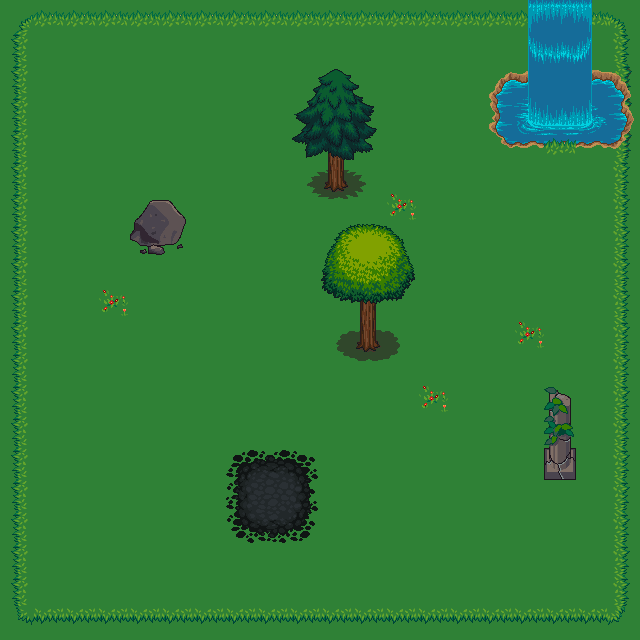

This is a level from a 2D game, rendered from its Tiled map with the project's own tilesets. A one-line summary and the complete map file follow:
An orthogonal 20x20 tile map with 32x32 px tiles, 7 tile layers (bg, dessus, dessus 2, devant, ...).

<map version="1.4" tiledversion="1.4.2" orientation="orthogonal" renderorder="right-down" width="20" height="20" tilewidth="32" tileheight="32" infinite="0" nextlayerid="9" nextobjectid="1">
 <tileset firstgid="1" source="Tileset/terrain_atlas.tsx" />
 <layer id="1" name="bg" width="20" height="20">
  <data encoding="csv">
119,119,119,119,119,119,119,119,119,119,119,119,119,119,119,119,119,119,119,119,
119,119,119,119,119,119,119,119,119,119,119,119,119,119,119,119,119,119,119,119,
119,119,119,119,119,119,119,119,119,119,119,119,119,119,119,119,119,119,119,119,
119,119,119,119,119,119,119,119,119,119,119,119,119,119,119,119,119,119,119,119,
119,119,119,119,119,119,119,119,119,119,119,119,119,119,119,119,119,119,119,119,
119,119,119,119,119,119,119,119,119,119,119,119,119,119,119,119,119,119,119,119,
119,119,119,119,119,119,119,119,119,119,119,119,119,119,119,119,119,119,119,119,
119,119,119,119,119,119,119,119,119,119,119,119,119,119,119,119,119,119,119,119,
119,119,119,119,119,119,119,119,119,119,119,119,119,119,119,119,119,119,119,119,
119,119,119,119,119,119,119,119,119,119,119,119,119,119,119,119,119,119,119,119,
119,119,119,119,119,119,119,119,119,119,119,119,119,119,119,119,119,119,119,119,
119,119,119,119,119,119,119,119,119,119,119,119,119,119,119,119,119,119,119,119,
119,119,119,119,119,119,119,119,119,119,119,119,119,119,119,119,119,119,119,119,
119,119,119,119,119,119,119,119,119,119,119,119,119,119,119,119,119,119,119,119,
119,119,119,119,119,119,119,119,119,119,119,119,119,119,119,119,119,119,119,119,
119,119,119,119,119,119,119,119,119,119,119,119,119,119,119,119,119,119,119,119,
119,119,119,119,119,119,119,119,119,119,119,119,119,119,119,119,119,119,119,119,
119,119,119,119,119,119,119,119,119,119,119,119,119,119,119,119,119,119,119,119,
119,119,119,119,119,119,119,119,119,119,119,119,119,119,119,119,119,119,119,119,
119,119,119,119,119,119,119,119,119,119,119,119,119,119,119,119,119,119,119,119
</data>
 </layer>
 <layer id="2" name="dessus" width="20" height="20">
  <data encoding="csv">
278,279,279,279,279,279,279,279,279,279,279,279,279,279,279,279,279,279,279,280,
310,0,0,0,0,0,0,0,0,0,0,0,0,0,0,0,0,0,0,312,
310,0,0,0,0,0,0,0,0,0,0,0,0,0,0,0,0,0,0,120,
310,0,0,0,0,0,0,0,0,0,0,0,0,0,0,0,0,0,0,120,
310,0,0,0,0,0,0,0,0,0,0,0,0,0,0,0,0,424,0,120,
310,0,0,0,0,0,0,0,0,637,0,639,0,0,0,0,0,0,0,312,
310,0,0,0,0,0,0,0,0,669,670,671,374,0,0,0,0,0,0,312,
310,0,0,0,0,0,0,0,0,0,0,0,0,0,0,0,0,0,0,312,
310,0,0,0,0,0,0,0,0,0,0,0,0,0,0,0,0,0,0,312,
310,0,0,374,0,0,0,0,0,0,0,0,0,0,0,0,0,0,0,312,
310,0,0,0,0,0,0,0,0,0,634,0,636,0,0,0,374,0,0,312,
310,0,0,0,0,0,0,0,0,0,666,667,668,0,0,0,0,0,0,312,
310,0,0,0,0,0,0,0,0,0,0,0,0,374,0,0,0,0,0,312,
310,0,0,0,0,0,0,0,0,0,0,0,0,0,0,0,0,0,0,312,
310,0,0,0,0,0,0,275,276,277,0,0,0,0,0,0,0,0,0,312,
310,0,0,0,0,0,0,307,308,309,0,0,0,0,0,0,0,0,0,312,
310,0,0,0,0,0,0,339,340,341,0,0,0,0,0,0,0,0,0,312,
310,0,0,0,0,0,0,0,0,0,0,0,0,0,0,0,0,0,0,312,
310,0,0,0,0,0,0,0,0,0,0,0,0,0,0,0,0,0,0,312,
342,343,343,343,343,343,343,343,343,343,343,343,343,343,343,343,343,343,343,344
</data>
 </layer>
 <layer id="8" name="dessus 2" width="20" height="20">
  <data encoding="csv">
0,0,0,0,0,0,0,0,0,0,0,0,0,0,0,0,0,0,0,0,
0,0,0,0,0,0,0,0,0,0,0,0,0,0,0,0,0,0,0,0,
0,0,0,0,0,0,0,0,0,0,0,0,0,0,0,0,0,0,0,0,
0,0,0,0,0,0,0,0,0,0,0,0,0,0,0,0,0,0,0,0,
0,0,0,0,0,0,0,0,0,0,0,0,0,0,0,0,0,535,0,0,
0,0,0,0,0,0,0,0,0,0,0,0,0,0,0,0,0,0,0,0,
0,0,0,0,0,0,0,0,0,0,0,0,0,0,0,0,0,0,0,0,
0,0,0,0,0,0,0,0,0,0,0,0,0,0,0,0,0,0,0,0,
0,0,0,0,0,0,0,0,0,0,0,0,0,0,0,0,0,0,0,0,
0,0,0,0,0,0,0,0,0,0,0,0,0,0,0,0,0,0,0,0,
0,0,0,0,0,0,0,0,0,0,0,0,0,0,0,0,0,0,0,0,
0,0,0,0,0,0,0,0,0,0,0,0,0,0,0,0,0,0,0,0,
0,0,0,0,0,0,0,0,0,0,0,0,0,0,0,0,0,0,0,0,
0,0,0,0,0,0,0,0,0,0,0,0,0,0,0,0,0,0,0,0,
0,0,0,0,0,0,0,0,0,0,0,0,0,0,0,0,0,0,0,0,
0,0,0,0,0,0,0,0,0,0,0,0,0,0,0,0,0,0,0,0,
0,0,0,0,0,0,0,0,0,0,0,0,0,0,0,0,0,0,0,0,
0,0,0,0,0,0,0,0,0,0,0,0,0,0,0,0,0,0,0,0,
0,0,0,0,0,0,0,0,0,0,0,0,0,0,0,0,0,0,0,0,
0,0,0,0,0,0,0,0,0,0,0,0,0,0,0,0,0,0,0,0
</data>
 </layer>
 <layer id="3" name="devant" width="20" height="20">
  <data encoding="csv">
0,0,0,0,0,0,0,0,0,0,0,0,0,0,0,0,0,0,0,0,
0,0,0,0,0,0,0,0,0,0,0,0,0,0,0,0,0,0,0,0,
0,0,0,0,0,0,0,0,0,0,0,0,0,0,0,362,363,363,363,364,
0,0,0,0,0,0,0,0,0,0,0,0,0,0,0,394,566,0,567,396,
0,0,0,0,0,0,0,0,0,0,0,0,0,0,0,426,427,0,427,428,
0,0,0,0,0,0,0,0,0,0,638,0,0,0,0,0,0,0,0,0,
0,0,0,0,0,0,0,0,0,0,0,0,0,0,0,0,0,0,0,0,
0,0,0,0,435,436,0,0,0,0,0,0,0,0,0,0,0,0,0,0,
0,0,0,0,0,0,0,0,0,0,0,0,0,0,0,0,0,0,0,0,
0,0,0,0,0,0,0,0,0,0,0,0,0,0,0,0,0,0,0,0,
0,0,0,0,0,0,0,0,0,0,0,635,0,0,0,0,0,0,0,0,
0,0,0,0,0,0,0,0,0,0,0,0,0,0,0,0,0,0,0,0,
0,0,0,0,0,0,0,0,0,0,0,0,0,0,0,0,0,0,0,0,
0,0,0,0,0,0,0,0,0,0,0,0,0,0,0,0,0,0,0,0,
0,0,0,0,0,0,0,0,0,0,0,0,0,0,0,0,0,564,0,0,
0,0,0,0,0,0,0,0,0,0,0,0,0,0,0,0,0,0,0,0,
0,0,0,0,0,0,0,0,0,0,0,0,0,0,0,0,0,0,0,0,
0,0,0,0,0,0,0,0,0,0,0,0,0,0,0,0,0,0,0,0,
0,0,0,0,0,0,0,0,0,0,0,0,0,0,0,0,0,0,0,0,
0,0,0,0,0,0,0,0,0,0,0,0,0,0,0,0,0,0,0,0
</data>
 </layer>
 <layer id="6" name="devant 2" width="20" height="20">
  <data encoding="csv">
0,0,0,0,0,0,0,0,0,0,0,0,0,0,0,0,0,0,0,0,
0,0,0,0,0,0,0,0,0,0,0,0,0,0,0,0,0,0,0,0,
0,0,0,0,0,0,0,0,0,0,0,0,0,0,0,0,470,0,472,0,
0,0,0,0,0,0,0,0,0,0,0,0,0,0,0,0,502,0,504,0,
0,0,0,0,0,0,0,0,0,0,0,0,0,0,0,0,534,0,536,0,
0,0,0,0,0,0,0,0,0,0,0,0,0,0,0,0,0,0,0,0,
0,0,0,0,0,0,0,0,0,0,0,0,0,0,0,0,0,0,0,0,
0,0,0,0,0,0,0,0,0,0,0,0,0,0,0,0,0,0,0,0,
0,0,0,0,0,0,0,0,0,0,0,0,0,0,0,0,0,0,0,0,
0,0,0,0,0,0,0,0,0,0,0,0,0,0,0,0,0,0,0,0,
0,0,0,0,0,0,0,0,0,0,0,0,0,0,0,0,0,0,0,0,
0,0,0,0,0,0,0,0,0,0,0,0,0,0,0,0,0,0,0,0,
0,0,0,0,0,0,0,0,0,0,0,0,0,0,0,0,0,0,0,0,
0,0,0,0,0,0,0,0,0,0,0,0,0,0,0,0,0,0,0,0,
0,0,0,0,0,0,0,0,0,0,0,0,0,0,0,0,0,0,0,0,
0,0,0,0,0,0,0,0,0,0,0,0,0,0,0,0,0,0,0,0,
0,0,0,0,0,0,0,0,0,0,0,0,0,0,0,0,0,0,0,0,
0,0,0,0,0,0,0,0,0,0,0,0,0,0,0,0,0,0,0,0,
0,0,0,0,0,0,0,0,0,0,0,0,0,0,0,0,0,0,0,0,
0,0,0,0,0,0,0,0,0,0,0,0,0,0,0,0,0,0,0,0
</data>
 </layer>
 <layer id="4" name="derriere" width="20" height="20">
  <data encoding="csv">
0,0,0,0,0,0,0,0,0,0,0,0,0,0,0,0,406,407,408,0,
0,0,0,0,0,0,0,0,0,0,0,0,0,0,0,0,438,439,440,0,
0,0,0,0,0,0,0,0,0,0,0,0,0,0,0,0,0,471,0,0,
0,0,0,0,0,0,0,0,0,0,0,0,0,0,0,0,0,503,0,0,
0,0,0,0,0,0,0,0,0,0,601,0,0,0,0,0,0,0,0,0,
0,0,0,0,0,0,0,0,0,0,0,0,0,0,0,0,0,0,0,0,
0,0,0,0,403,404,0,0,0,0,0,0,0,0,0,0,0,0,0,0,
0,0,0,0,0,0,0,0,0,0,0,0,0,0,0,0,0,0,0,0,
0,0,0,0,0,0,0,0,0,0,0,0,0,0,0,0,0,0,0,0,
0,0,0,0,0,0,0,0,0,0,0,601,0,0,0,0,0,0,0,0,
0,0,0,0,0,0,0,0,0,0,0,0,0,0,0,0,0,0,0,0,
0,0,0,0,0,0,0,0,0,0,0,0,0,0,0,0,0,0,0,0,
0,0,0,0,0,0,0,0,0,0,0,0,0,0,0,0,0,405,0,0,
0,0,0,0,0,0,0,0,0,0,0,0,0,0,0,0,0,437,0,0,
0,0,0,0,0,0,0,0,0,0,0,0,0,0,0,0,0,0,0,0,
0,0,0,0,0,0,0,0,0,0,0,0,0,0,0,0,0,0,0,0,
0,0,0,0,0,0,0,0,0,0,0,0,0,0,0,0,0,0,0,0,
0,0,0,0,0,0,0,0,0,0,0,0,0,0,0,0,0,0,0,0,
0,0,0,0,0,0,0,0,0,0,0,0,0,0,0,0,0,0,0,0,
0,0,0,0,0,0,0,0,0,0,0,0,0,0,0,0,0,0,0,0
</data>
 </layer>
 <layer id="5" name="derriere 2" width="20" height="20">
  <data encoding="csv">
0,0,0,0,0,0,0,0,0,0,0,0,0,0,0,0,0,0,0,0,
0,0,0,0,0,0,0,0,0,0,0,0,0,0,0,0,0,0,0,0,
0,0,0,0,0,0,0,0,0,505,506,507,0,0,0,0,0,0,0,0,
0,0,0,0,0,0,0,0,0,537,538,539,0,0,0,0,0,0,0,0,
0,0,0,0,0,0,0,0,0,569,570,571,0,0,0,0,0,0,0,0,
0,0,0,0,0,0,0,0,0,0,0,0,0,0,0,0,0,0,0,0,
0,0,0,0,0,0,0,0,0,0,0,0,0,0,0,0,0,0,0,0,
0,0,0,0,0,0,0,0,0,0,409,410,411,0,0,0,0,0,0,0,
0,0,0,0,0,0,0,0,0,0,441,442,443,0,0,0,0,0,0,0,
0,0,0,0,0,0,0,0,0,0,473,474,475,0,0,0,0,0,0,0,
0,0,0,0,0,0,0,0,0,0,0,0,0,0,0,0,0,0,0,0,
0,0,0,0,0,0,0,0,0,0,0,0,0,0,0,0,0,0,0,0,
0,0,0,0,0,0,0,0,0,0,0,0,0,0,0,0,0,0,0,0,
0,0,0,0,0,0,0,0,0,0,0,0,0,0,0,0,0,0,0,0,
0,0,0,0,0,0,0,0,0,0,0,0,0,0,0,0,0,0,0,0,
0,0,0,0,0,0,0,0,0,0,0,0,0,0,0,0,0,0,0,0,
0,0,0,0,0,0,0,0,0,0,0,0,0,0,0,0,0,0,0,0,
0,0,0,0,0,0,0,0,0,0,0,0,0,0,0,0,0,0,0,0,
0,0,0,0,0,0,0,0,0,0,0,0,0,0,0,0,0,0,0,0,
0,0,0,0,0,0,0,0,0,0,0,0,0,0,0,0,0,0,0,0
</data>
 </layer>
</map>
